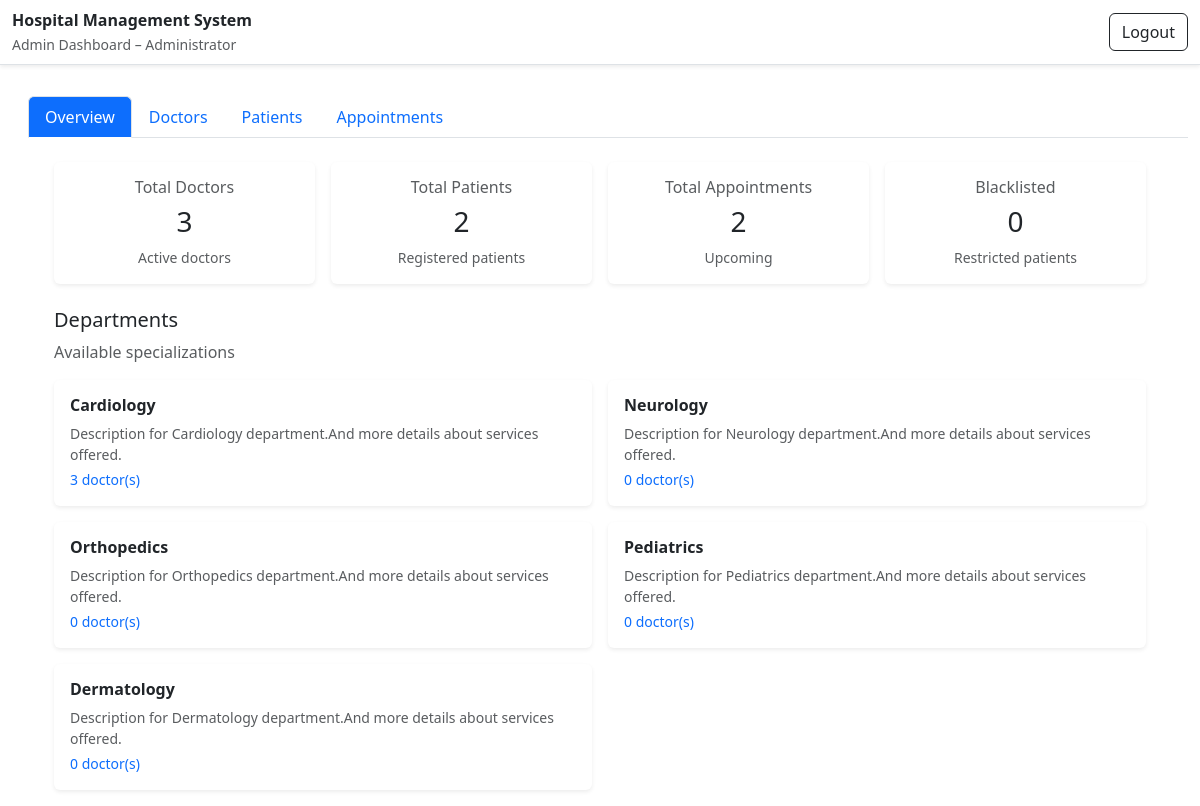
The page /admin/dashboard/overview (signed in) on the database its author committed.
### database/model.py (models this page shows)
class Department(db.Model):
  department_id = db.Column(db.Integer, primary_key=True)
  department_name = db.Column(db.String(40), nullable=False, unique=True)
  description = db.Column(db.Text, nullable=True)
  doctors = db.relationship('Doctor', backref='department', lazy=True)

### controllers/admin.py (the view, shortened to what this page needs)
    @app.route("/admin/dashboard/<role>")
    @admin_required
    def admin_role_tab(role):
        valid_roles = ('overview', 'doctors', 'patients', 'appointments')
        if role not in valid_roles:
            flash('Invalid tab.')
            return redirect(url_for('admin_role_tab', role='overview'))
        q = request.args.get('q', '').strip()
        like = f"%{q}%"
        context = {'role': role, 'q': q}
        if role == 'doctors':
            query = Doctor.query
            if q:
                query = query.filter(
                    or_(
                        Doctor.full_name.ilike(like),
                        Doctor.email.ilike(like)
                    )
                )
            context['doctors'] = query.order_by(Doctor.full_name).all()
            context['departments'] = Department.query.all()
            context['doctor_blacklisted_ids'] = Doctor_blacklist.query.all()
        elif role == 'appointments':
            context['appointments'] = Appointment.query.order_by(Appointment.date.desc()).all()
        else:  # overview
            context['counts'] = {
                'doctors': Doctor.query.count(),
                'patients': Patient.query.count(),
                'appointments': Appointment.query.count(),
                'blacklisted': Blacklist.query.count()
            }
            context['departments'] = Department.query.all()
        return render_template("admin/dashboard.html", **context)

### controllers/admin.py (called while the page is built)
def admin_required(view_func):
    @wraps(view_func)
    def wrapper(*args, **kwargs):
        if 'user_id' not in session:
            flash('Please log in first.')
            return redirect(url_for('login'))
        if session.get('role') != 'admin':
            flash('Access denied: Admins only.')
            return redirect(url_for('login'))
        return view_func(*args, **kwargs)
    return wrapper

### templates/admin/dashboard.html (shortened to what this page needs)
{% extends "admin/admin_base.html" %}
{% block content %}
<div class="mt-3 ms-3">
  <ul class="nav nav-tabs">
    <li class="nav-item">
      <a class="nav-link {% if role == 'overview' %}active{% endif %}"
         href="{{ url_for('admin_role_tab', role='overview') }}">Overview</a>
    </li>
    <li class="nav-item">
      <a class="nav-link {% if role == 'doctors' %}active{% endif %}"
         href="{{ url_for('admin_role_tab', role='doctors') }}">Doctors</a>
    </li>
    <li class="nav-item">
      <a class="nav-link {% if role == 'patients' %}active{% endif %}"
         href="{{ url_for('admin_role_tab', role='patients') }}">Patients</a>
    </li>
    <li class="nav-item">
      <a class="nav-link {% if role == 'appointments' %}active{% endif %}"
         href="{{ url_for('admin_role_tab', role='appointments') }}">Appointments</a>
    </li>
  </ul>
</div>
<div class="container mt-4">
  {% if role == 'overview' %}
    {% include 'admin/parts/overview.html' %}
  {% elif role == 'doctors' %}
    {% include 'admin/parts/doctors.html' %}
  {% elif role == 'patients' %}
    {% include 'admin/parts/patients.html' %}
  {% elif role == 'appointments' %}
    {% include 'admin/parts/appointments.html' %}
  {% endif %}
</div>
{% endblock %}

### templates/admin/parts/overview.html
<div class="container mt-4">
  <div class="row text-center g-3">
    <div class="col-md-3 col-sm-6">
      <div class="card shadow-sm border-0">
        <div class="card-body">
          <h6 class="text-muted">Total Doctors</h6>
          <h3>{{ counts.doctors }}</h3>
          <p class="text-muted small mb-0">Active doctors</p>
        </div>
      </div>
    </div>
    <div class="col-md-3 col-sm-6">
      <div class="card shadow-sm border-0">
        <div class="card-body">
          <h6 class="text-muted">Total Patients</h6>
          <h3>{{ counts.patients }}</h3>
          <p class="text-muted small mb-0">Registered patients</p>
        </div>
      </div>
    </div>
    <div class="col-md-3 col-sm-6">
      <div class="card shadow-sm border-0">
        <div class="card-body">
          <h6 class="text-muted">Total Appointments</h6>
          <h3>{{ counts.appointments }}</h3>
          <p class="text-muted small mb-0">Upcoming</p>
        </div>
      </div>
    </div>
    <div class="col-md-3 col-sm-6">
      <div class="card shadow-sm border-0">
        <div class="card-body">
          <h6 class="text-muted">Blacklisted</h6>
          <h3>{{ counts.blacklisted }}</h3>
          <p class="text-muted small mb-0">Restricted patients</p>
        </div>
      </div>
    </div>
  </div>
</div>
<div class="container mt-4">
  <h5>Departments</h5>
  <p class="text-muted mb-3">Available specializations</p>
  <div class="row g-3">
    {% for dept in departments %}
      <div class="col-md-6">
        <div class="card border-0 shadow-sm">
          <div class="card-body">
            <h6 class="fw-semibold">{{ dept.department_name }}</h6>
            <p class="text-muted small mb-1">
              {{ dept.description or "No description available" }}
            </p>
            <p class="text-primary small mb-0">
              {{ dept.doctors|length }} doctor(s)
            </p>
          </div>
        </div>
      </div>
    {% endfor %}
  </div>
</div>

### templates/admin/admin_base.html (style rules this page uses)
body { padding-top: 64px; }
.nav-tabs .nav-link.active { background-color: #0d6efd !important; border-color: #0d6efd #0d6efd #fff; color: #fff !important; font-weight: 500; }

### rows shown on the page
Department: department_name "Cardiology", description "Description for Cardiology department.And more details about services offered.", doctors|length "3"
Department: department_name "Neurology", description "Description for Neurology department.And more details about services offered.", doctors|length "0"
Department: department_name "Orthopedics", description "Description for Orthopedics department.And more details about services offered.", doctors|length "0"
Department: department_name "Pediatrics", description "Description for Pediatrics department.And more details about services offered.", doctors|length "0"
Department: department_name "Dermatology", description "Description for Dermatology department.And more details about services offered.", doctors|length "0"

### other values the page prints
{{ counts.doctors }} "3"
{{ counts.patients }} "2"
{{ counts.appointments }} "2"
{{ counts.blacklisted }} "0"
